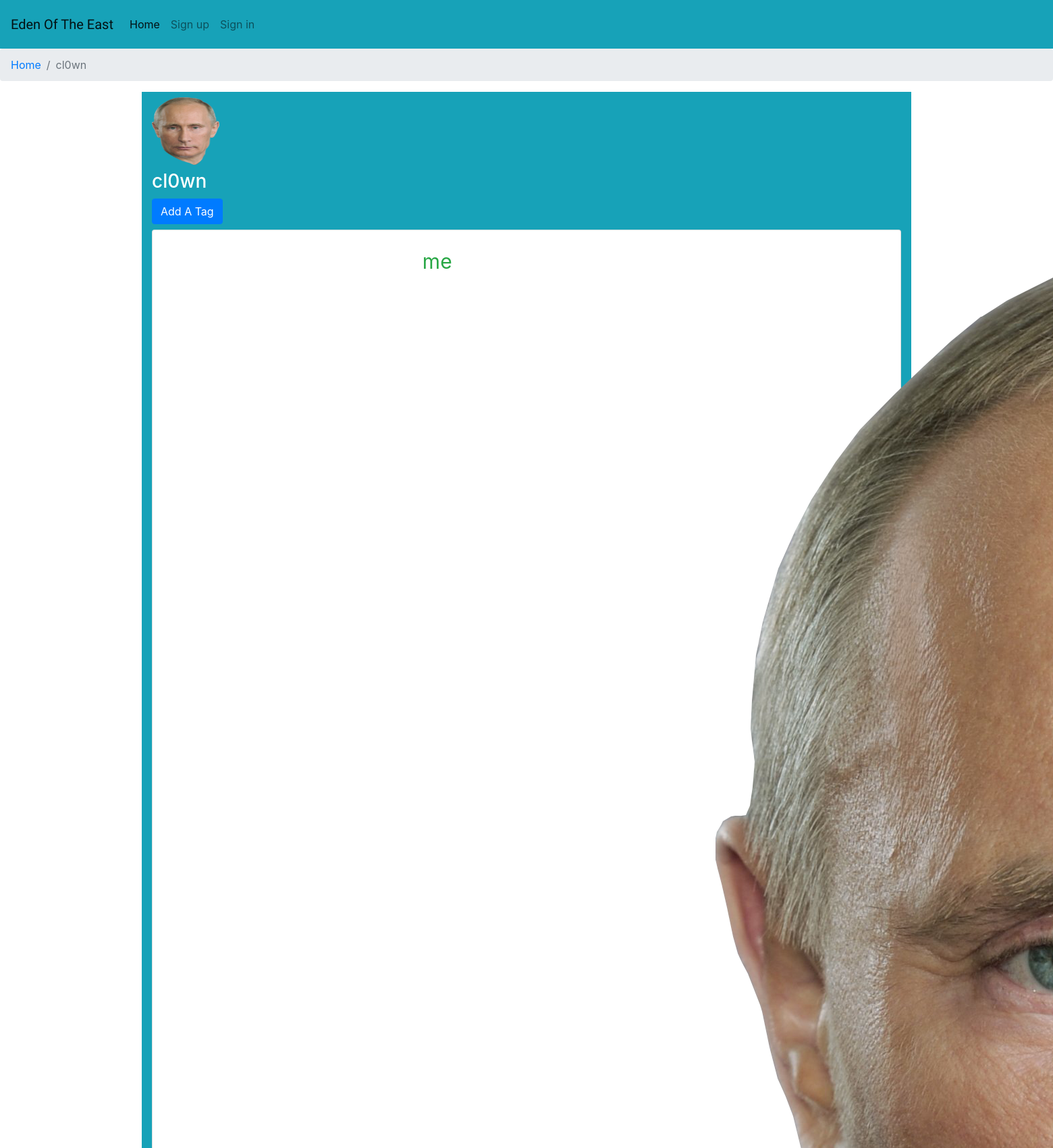
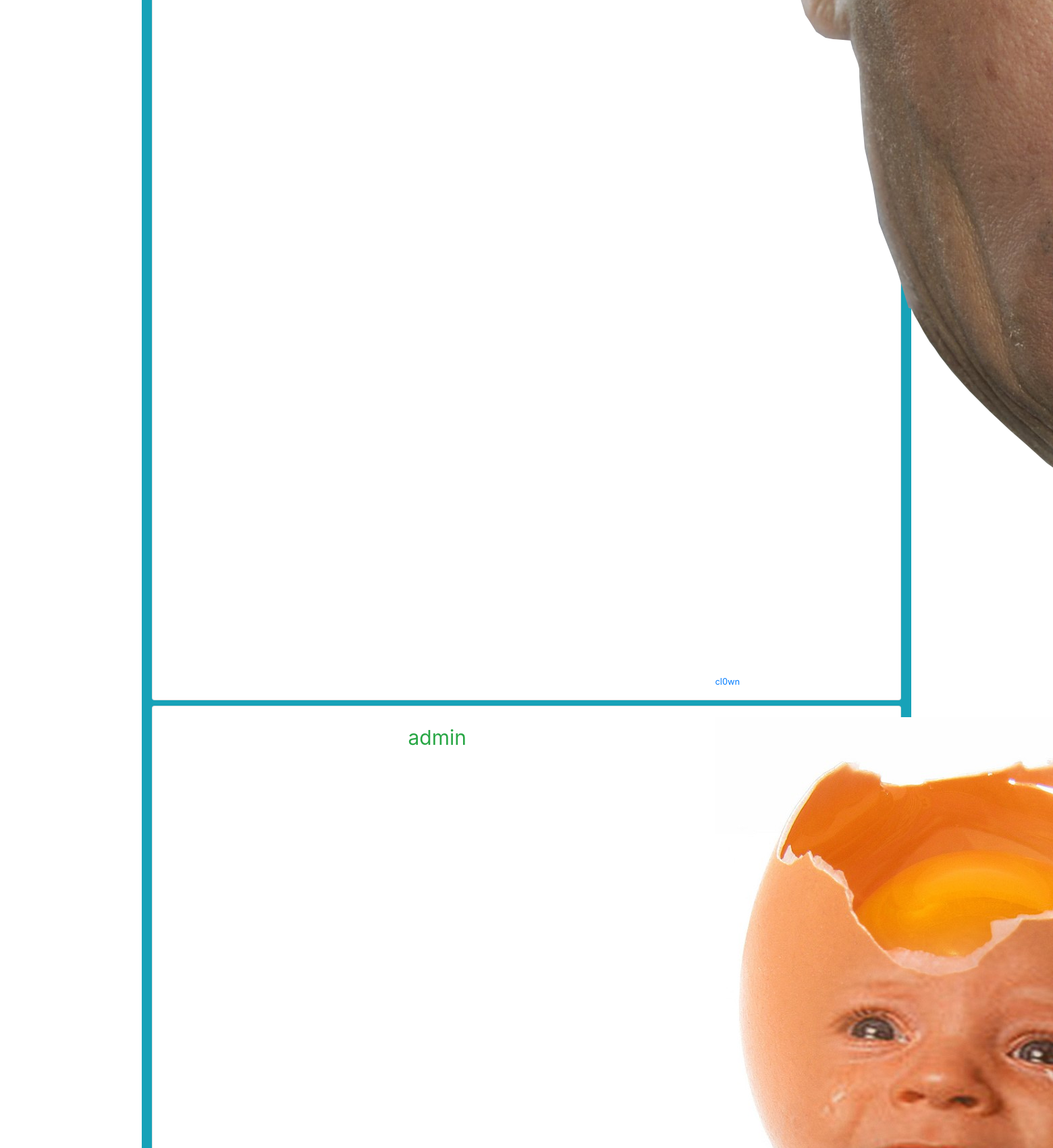
/1/ (upper part), run on the app's committed database (2 pictures, top to bottom).
### edensystem/models.py (models this page shows)
class Tag(models.Model):
    user = models.ForeignKey(User, on_delete=models.CASCADE, related_name='user_tags')
    description = models.CharField(max_length=100)
    created_by = models.ForeignKey(User, on_delete=models.CASCADE, related_name='created_tags')
    created_at = models.DateTimeField(auto_now_add=True)
    class Meta:
        ordering = ['-created_at']

### edensystem/views.py (the view)
# urls.py: path('<int:user_pk>/', views.tags, name='tags'),
def tags(request, user_pk):
    user = get_object_or_404(User, pk=user_pk)
    tags = user.user_tags.all().order_by('-created_at')
    return render(request, 'tags.html', {'each': user, 'tags': tags})

### templates/tags.html (shortened to what this page needs)
{% extends "base.html" %}
{% load thumbnail %}
{% block breadcrumb %}
<li class="breadcrumb-item"><a href="{% url 'home' %}">Home</a></li>
<li class="breadcrumb-item active">{{ each.username }}</li>
{% endblock breadcrumb %}
{% block content %}
<div class="container bg-info">
    {% if each.profile.thumbnail %}
    {% thumbnail each.profile.thumbnail "100x100" crop="center" as im %}
        <img src="{{ im.url }}" alt="user" class="my-2" width="100" height="100">
    {% endthumbnail %}
    {% else %}
        <img src="{{ each.profile.image_url }}" alt="user" class="my-2" width="100" height="100">
    {% endif %}
    <h3 class="text-white">{{ each.username }}</h3>
    <a href="{% url 'add_tag' each.pk %}" class="btn btn-primary mb-2" role="button">Add A Tag</a>
    {% for tag in tags %}
        <div class="card mb-2 px-4">
        <div class="card-body p-3">
            <div class="row">
                <div class="col-9">
                    <p class="text-success text-center mt-2" style="font-size: 30px;">{{ tag.description }}</p>
                </div>
                <div class="col-3">
                    {% if tag.user.profile.thumbnail %}
                    {% thumbnail tag.created_by.profile.thumbnail "80x80" crop="center" as im %}
                        <a href="{% url 'tags' tag.created_by.pk %}"><img src="{{ im.url }}" alt="posted_by" width="{{ im.width }}" height="{{ im.height }}"></a>
                    {% endthumbnail %}
                    {% else %}
                        <a href="{% url 'tags' tag.created_by.pk %}"><img src="{{ tag.created_by.profile.image_url }}" alt="posted_by" width="80" height="80"></a>
                    {% endif %}
                    <small class="text-center mx-auto"><a class="text-center" href="{% url 'tags' tag.created_by.pk %}">{{ tag.created_by.username }}</a></small>
                </div>
            </div>
        </div>
    </div>
{% endfor %}
</div>
{% endblock content %}

### data on the page
Tag: description "me", shows a picture, created_by.username "cl0wn"
Tag: description "admin", shows a picture

### other printed values
{{ each.username }} "cl0wn"
